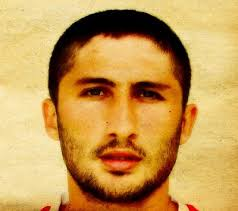
%> input picture Görüntü İşleme/Sunumlar-Proje/Proje/yuz tanıma/test resimleri/6.jpg, 238 x 211 px
$ octave calistir.m   (GNU Octave 9; MATLAB toolbox functions it lacks are replaced by stand-ins)
%> lines starting %> are read from the running program, lines starting %| are printed output that depends on the picture
### Görüntü İşleme/Sunumlar-Proje/Proje/yuz tanıma/pcayontemi.m

function [taninma, dbadi, recognized_img]=pcayontemi(datapath,test_image) %Veritabanýnýn ve test resminin alýndýðý kýsým
D = dir(datapath);
imgcount = 0;
for i=1 : size(D,1)
    if not(strcmp(D(i).name,'.')|strcmp(D(i).name,'..')|strcmp(D(i).name,'Thumbs.db'))
        imgcount = imgcount + 1;
    end
end
X = [];
for i = 1 : imgcount
    str = strcat(datapath,'\',int2str(i),'.jpg');  %Veritabanýndaki resimlerin okunup ilk olarak griye sonra tekrar þekillendirilip gecici olarak x e atýldýðý kýsým
    img = imread(str);
    img = rgb2gray(img);
    [r c] = size(img);
    temp = reshape(img',r*c,1);
    X = [X temp];
end
m = mean(X,2);
imgcount = size(X,2);
A = [];
for i=1 : imgcount
    temp = double(X(:,i)) - m;
    A = [A temp];
end
L= A' * A;
[V,D]=eig(L);
L_eig_vec = [];
for i = 1 : size(V,2)
        L_eig_vec = [L_eig_vec V(:,i)];
end
eigenfaces = A * L_eig_vec; %
projectimg = [ ];
for i = 1 : size(eigenfaces,2)
    temp = eigenfaces' * A(:,i);
    projectimg = [projectimg temp];
end
test_image = test_image(:,:,1);
[r c] = size(test_image);
temp = reshape(test_image',r*c,1);
temp = double(temp)-m;
projtestimg = eigenfaces'*temp;
euclide_dist = [ ];
for i=1 : size(eigenfaces,2)
    temp = (norm(projtestimg-projectimg(:,i)))^2;
    euclide_dist = [euclide_dist temp];
end
euclide_dist/1.0e+17
[euclide_dist_min, recognized_index] = min(euclide_dist);
taninma = euclide_dist_min/1.0e+17;
dbadi = recognized_index;
recognized_img = strcat(int2str(recognized_index),'.jpg');

### Görüntü İşleme/Sunumlar-Proje/Proje/yuz tanıma/calistir.m
clear all
close all
clc
datapath = 'C:\Users\Caner\Desktop\Yeni klasör (2)\veritabaný'; % Veritabanýn bulunduðu klasör
TestImage = 'C:\Users\Caner\Desktop\Yeni klasör (2)\test resimleri\6.jpg'; %test edilecek resimlerin bulunduðu klasör
A = imread(TestImage); % Test resminin okunduðu yer
%> A is the input picture: size 211x238x3 uint8; mean R, G, B 198.5, 154.7, 85.2
FaceDetector = vision.CascadeObjectDetector(); % kaskad yüz bulmayý çalýþtýrýp facedetector adlý nesneyi oluþturuyoruz
BBOX = step(FaceDetector, A);  % Bulunan yüzlerin koordinat deðerlerini BBOX þeklinde bir matris olarak alýyoruz.
%> BBOX = [48 38 149 149]
resimsayisi = size(BBOX,1); % resimde bulunan yüz sayýsýný bulup resim sayýnýa atýyoruz
%> resimsayisi = 1
anaresim = zeros(1,resimsayisi);
tanit = [];
for sayi=1:resimsayisi
    I2 = imcrop(A,BBOX(sayi,:)); %resmin yüz kýsmýný kesiyor.
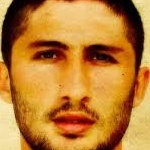
%> I2: size 150x150x3 uint8; mean R, G, B 187.6, 126.9, 51.7
    I2 = imresize (I2,[200 180]); % Resim boyutlandýrma
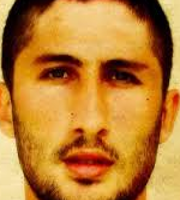
%> I2: size 200x180x3 uint8; mean R, G, B 187.6, 126.9, 51.7
    [taninma, dbadi, recog_img] = pcayontemi(datapath,I2); %Resmin veritabanýndaki resimler ile pca yöntemi ile karþýlaþtýrýlýp bulunduðu kýsým
%> in pcayontemi, `test_image = test_image(:,:,1);`:
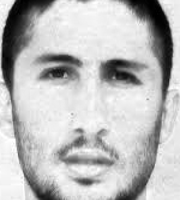
%> test_image: size 200x180 uint8; min 0, max 255, mean 187.6
%> the run ends on the next line

$ run again, with Görüntü İşleme/Sunumlar-Proje/Proje/yuz tanıma/test resimleri/7.JPG copied over Görüntü İşleme/Sunumlar-Proje/Proje/yuz tanıma/test resimleri/6.jpg
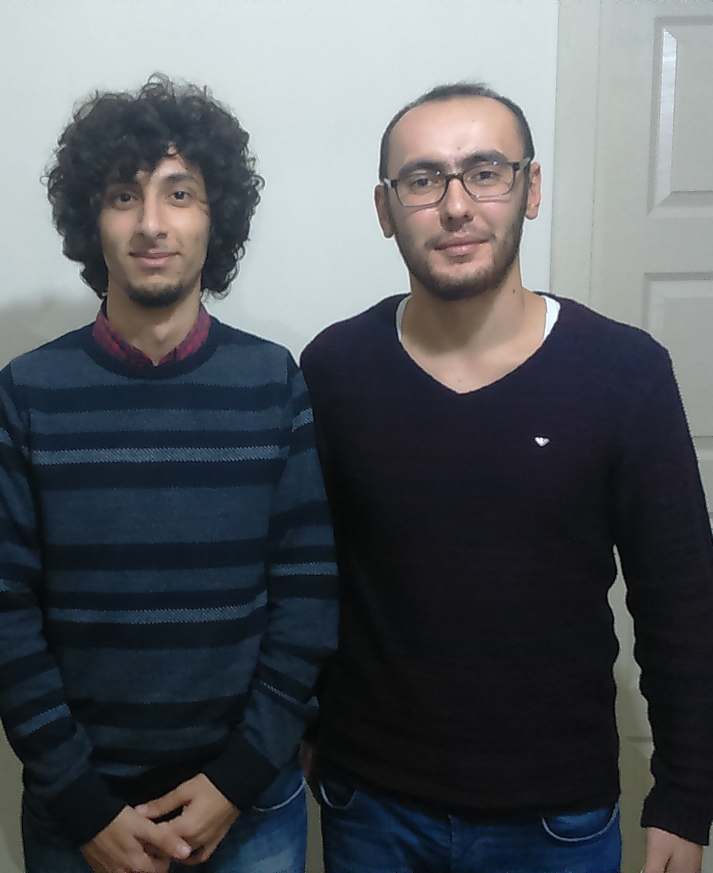
%> input picture Görüntü İşleme/Sunumlar-Proje/Proje/yuz tanıma/test resimleri/7.JPG, 1425 x 1745 px (shown at 1/2 size)
%> A is the input picture: size 1745x1425x3 uint8; mean R, G, B 83.9, 87.9, 92.1
%> BBOX = [159 286 294 294; 752 226 330 330]
%> resimsayisi = 2
%> `I2 = imresize (I2,[200 180]);`:
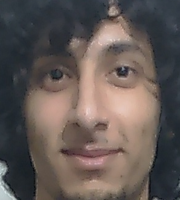
%> I2: size 200x180x3 uint8; mean R, G, B 99, 89.1, 85.5
%> in pcayontemi, `test_image = test_image(:,:,1);`:
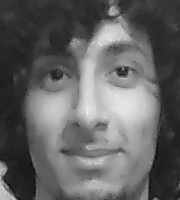
%> test_image: size 200x180 uint8; min 7, max 239, mean 99
